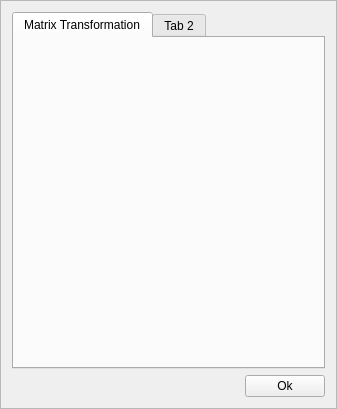
<?xml version="1.0" encoding="UTF-8"?>
<ui version="4.0">
 <class>FrameEditObjectGeometry</class>
 <widget class="QFrame" name="FrameEditObjectGeometry">
  <property name="geometry">
   <rect>
    <x>0</x>
    <y>0</y>
    <width>337</width>
    <height>409</height>
   </rect>
  </property>
  <property name="windowTitle">
   <string>Frame</string>
  </property>
  <property name="layoutDirection">
   <enum>Qt::LeftToRight</enum>
  </property>
  <property name="frameShape">
   <enum>QFrame::StyledPanel</enum>
  </property>
  <property name="frameShadow">
   <enum>QFrame::Raised</enum>
  </property>
  <layout class="QVBoxLayout" name="verticalLayout">
   <item>
    <widget class="QTabWidget" name="tabWidget">
     <property name="currentIndex">
      <number>0</number>
     </property>
     <widget class="QWidget" name="TMatrixTransformation">
      <attribute name="title">
       <string>Matrix Transformation</string>
      </attribute>
     </widget>
     <widget class="QWidget" name="tab_2">
      <attribute name="title">
       <string>Tab 2</string>
      </attribute>
     </widget>
    </widget>
   </item>
   <item>
    <widget class="QPushButton" name="CloseModal">
     <property name="sizePolicy">
      <sizepolicy hsizetype="Maximum" vsizetype="Fixed">
       <horstretch>0</horstretch>
       <verstretch>0</verstretch>
      </sizepolicy>
     </property>
     <property name="layoutDirection">
      <enum>Qt::RightToLeft</enum>
     </property>
     <property name="text">
      <string>Ok</string>
     </property>
    </widget>
   </item>
  </layout>
 </widget>
 <resources/>
 <connections/>
</ui>
